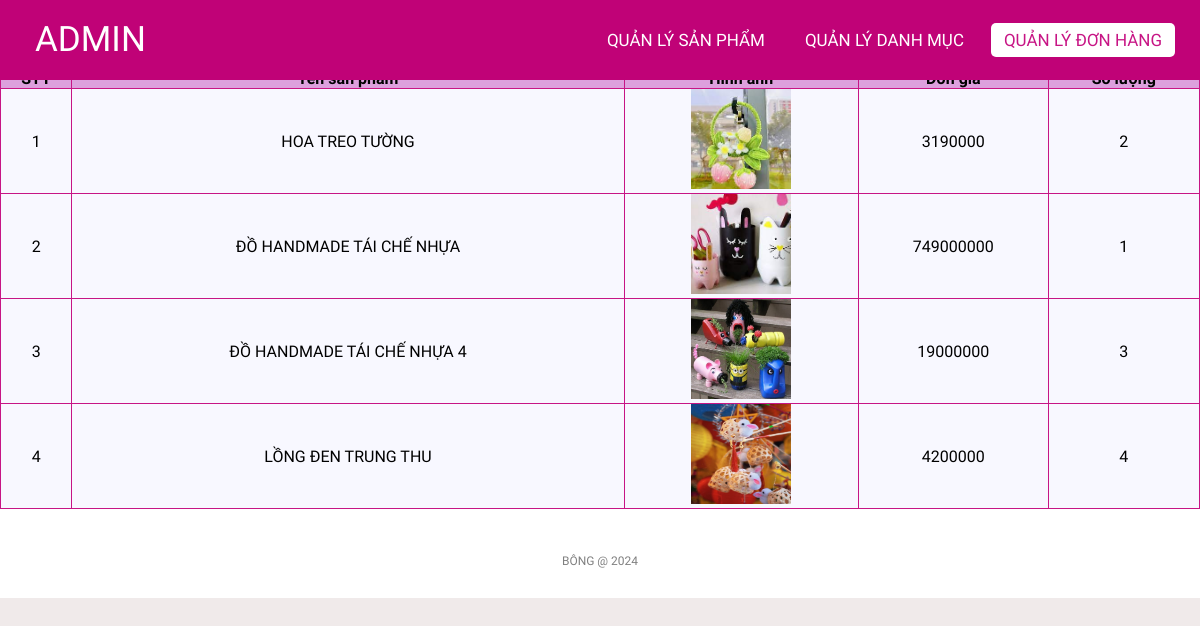
/admin/orderlistdetail.php?orderId=39 (signed in), run on the app's committed database.
### tables this page shows
CREATE TABLE `order_details` (
  `id` int(11) NOT NULL,
  `orderId` int(11) NOT NULL,
  `productId` int(11) NOT NULL,
  `qty` int(11) NOT NULL,
  `productPrice` decimal(10,0) NOT NULL,
  `productName` varchar(100) NOT NULL,
  `productImage` varchar(50) NOT NULL
);

### classes/order.php (called while the page is built, shortened)
<?php
$filepath = realpath(dirname(__FILE__));
include_once($filepath . '/../lib/database.php');
?>
<?php
class order
{
    private $db;
    public function __construct()
    {
        $this->db = new Database();
    }
    public function getById($id)
    {
        $query = "SELECT * FROM orders WHERE id = '$id' ";
        $mysqli_result = $this->db->select($query);
        if ($mysqli_result) {
            $result = mysqli_fetch_all($this->db->select($query), MYSQLI_ASSOC)[0];
            return $result;
        }
        return false;
    }
}
?>

### lib/database.php (called while the page is built, shortened)
<?php
class Database extends PDO
{
  public $host   = DB_HOST;
  public $user   = DB_USER;
  public $pass   = DB_PASS;
  public $dbname = DB_NAME;
  public $link;
  private function connectDB()
  {
    $this->link = new mysqli(
      $this->host,
      $this->user,
      $this->pass,
      $this->dbname
    );
  }
  public function select($query)
  {
    $result = $this->link->query($query);
    if ($result->num_rows > 0) {
      return $result;
    } else {
      return false;
    }
  }
}

### classes/orderDetails.php (called while the page is built, shortened)
<?php
$filepath = realpath(dirname(__FILE__));
include_once($filepath . '/../lib/database.php');
?>
<?php
class orderDetails
{
    private $db;
    public function __construct()
    {
        $this->db = new Database();
    }
    public function getOrderDetails($orderId)
    {
        $query = "SELECT * FROM order_details WHERE orderId = $orderId ";
        $mysqli_result = $this->db->select($query);
        if ($mysqli_result) {
            $result = mysqli_fetch_all($this->db->select($query), MYSQLI_ASSOC);
            return $result;
        }
        return false;
    }
}
?>

### admin/orderlistdetail.php (the view, shortened to what this page needs)
<?php
include '../classes/orderDetails.php';
include '../classes/order.php';
$orderDetails = new orderDetails();
$result = $orderDetails->getOrderDetails($_GET['orderId']);
$order = new order();
$order_result = $order->getById($result[0]['orderId']);
?>
<!DOCTYPE html>
<html lang="en">
<head>
    <link rel="stylesheet" href="css/style.css">
    <link rel="stylesheet" href="https://cdnjs.cloudflare.com/ajax/libs/font-awesome/5.15.4/css/all.min.css">
</head>
<body>
    <nav>
        <label class="logo">ADMIN</label>
        <ul>
            <li><a href="productlist.php">Quản lý Sản phẩm</a></li>
            <li><a href="categoriesList.php">Quản lý Danh mục</a></li>
            <li><a href="orderlist.php" class="active">Quản lý Đơn hàng</a></li>
        </ul>
    </nav>
    <div class="title">
        <h1>Chi tiết đơn đặt hàng <?= $order_result['id'] ?></h1>
    </div>
    <div class="container">
        <?php
        if ($result) { ?>
            <table class="list">
                <tr>
                    <th>STT</th>
                    <th>Tên sản phẩm</th>
                    <th>Hình ảnh</th>
                    <th>Đơn giá</th>
                    <th>Số lượng</th>
                </tr>
                <?php $count = 1;
                foreach ($result as $key => $value) { ?>
                    <tr>
                        <td><?= $count++ ?></td>
                        <td><?= $value['productName'] ?></td>
                        <td><img class="image-cart" src="uploads/<?= $value['productImage'] ?>" alt=""></td>
                        <td><?= $value['productPrice'] ?></td>
                        <td><?= $value['qty'] ?></td>
                    </tr>
                <?php }
                ?>
            </table>
        <?php } else { ?>
            <h3>Chưa có đơn hàng nào đang xử lý</h3>
        <?php }
        ?>
    </div>
    <footer>
        <p class="copyright">BÔNG @ 2024</p>
    </footer>
</body>
</html>

### admin/css/style.css (style rules this page uses)
* { padding: 0; margin: 0; text-decoration: none; list-style: none; box-sizing: border-box; }
body { font-family: Mitr; background: rgb(240, 234, 234); }
nav { top: 0; position: fixed; background: #c00277; height: 80px; width: 100%; }
label.logo { color: white; font-size: 35px; line-height: 80px; padding: 0 35px; }
nav ul { float: right; margin-right: 20px; }
nav ul li { display: inline-block; line-height: 80px; margin: 0 5px; }
nav ul li a { color: white; font-size: 17px; padding: 7px 13px; border-radius: 3px; text-transform: uppercase; border-radius: 5px; transition: 0.5s; }
.active, a:hover { background-color: white; color: mediumvioletred; }
.container { margin-top: 30px; height: auto; }
.title { background-color: white; }
footer { padding: 30px 0; background-color:white; }
footer .copyright { margin-top: 15px; text-align: center; font-size: 12px; color: gray; }
.list { width: 100%; background-color: ghostwhite; padding: 10px; border-collapse: collapse; }
.image-cart { height: 100px; width: 100px; }
th { background-color: plum; border: 1px solid mediumvioletred; }
td { border: 1px solid mediumvioletred; text-align: center; }

### data on the page
order_details: productName "HOA TREO TƯỜNG", productImage (picture), productPrice "3190000", qty "2"
order_details: productName "ĐỒ HANDMADE TÁI CHẾ NHỰA", productImage (picture), productPrice "749000000", qty "1"
order_details: productName "ĐỒ HANDMADE TÁI CHẾ NHỰA 4", productImage (picture), productPrice "19000000", qty "3"
order_details: productName "LỒNG ĐEN TRUNG THU", productImage (picture), productPrice "4200000", qty "4"
